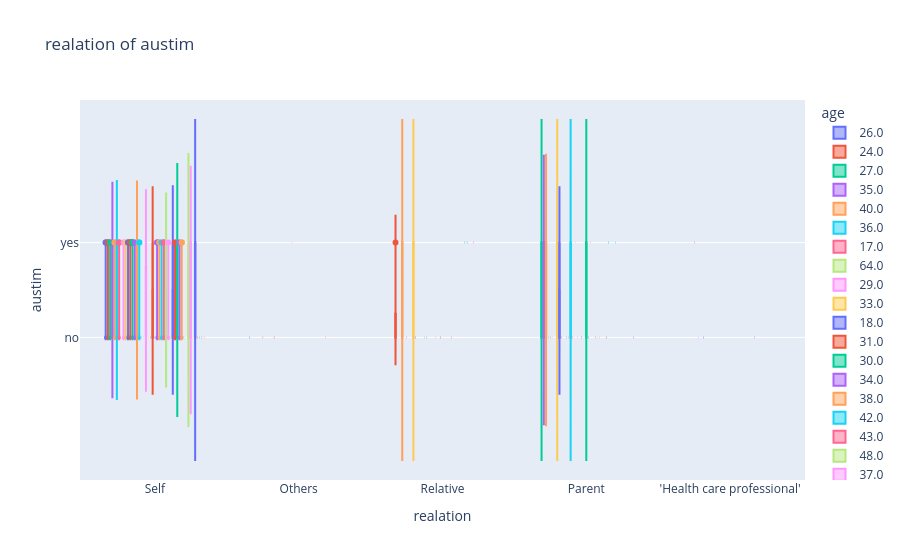

The notebook cell saved with this chart:
### Markdown cell above
united states and their age between 17 to 30

### Code cell
fig = px.violin(df, x='realation', y='austim',color="age",
                box=True, title='realation of austim')
fig.show()

### Figure 1 — Plotly figure (JSON) as saved in the notebook; plotly's stock layout.template omitted (floating-point values rounded to 4 significant figures)
{"data": [{"alignmentgroup": "True", "box": {"visible": true}, "hovertemplate": "age=26.0<br>realation=%{x}<br>austim=%{y}<extra></extra>", "legendgroup": "26.0", "marker": {"color": "#636efa"}, "name": "26.0", "offsetgroup": "26.0", "orientation": "v", "scalegroup": "True", "showlegend": true, "type": "violin", "x": ["Self", "Self", "Self", "Self", "Self", "Self", "Self", "Self", "Self", "Self", "Self", "Self", "Self", "Self", "Others", "Self", "Self", "Self", "Self", "Self", "Self", "Self", "Self", "Self", "Self", "Self", "Self", "Self"], "x0": " ", "xaxis": "x", "y": ["no", "no", "no", "no", "no", "no", "no", "no", "no", "no", "no", "no", "no", "no", "no", "no", "yes", "no", "no", "no", "no", "no", "yes", "no", "no", "no", "no", "no"], "y0": " ", "yaxis": "y"}, {"alignmentgroup": "True", "box": {"visible": true}, "hovertemplate": "age=24.0<br>realation=%{x}<br>austim=%{y}<extra></extra>", "legendgroup": "24.0", "marker": {"color": "#EF553B"}, "name": "24.0", "offsetgroup": "24.0", "orientation": "v", "scalegroup": "True", "showlegend": true, "type": "violin", "x": ["Self", "Self", "Relative", "Relative", "Self", "Self", "Self", "Self", "Self", "Self", "Self", "Self", "Self", "Self", "Self", "Self", "Self", "Self", "Self", "Self", "Self", "Self", "Relative", "Self", "Relative", "Relative", "Self", "Self", "Self", "Self", "Self", "Self", "Self", "Self"], "x0": " ", "xaxis": "x", "y": ["yes", "no", "no", "no", "no", "no", "no", "no", "no", "no", "no", "no", "no", "no", "no", "no", "no", "no", "no", "no", "yes", "no", "yes", "no", "no", "no", "yes", "no", "no", "no", "no", "no", "no", "no"], "y0": " ", "yaxis": "y"}, {"alignmentgroup": "True", "box": {"visible": true}, "hovertemplate": "age=27.0<br>realation=%{x}<br>austim=%{y}<extra></extra>", "legendgroup": "27.0", "marker": {"color": "#00cc96"}, "name": "27.0", "offsetgroup": "27.0", "orientation": "v", "scalegroup": "True", "showlegend": true, "type": "violin", "x": ["Parent", "Self", "Self", "Self", "Parent", "Self", "Self", "Self", "Self", "Self", "Self", "Self", "Self", "Self", "Self", "Self", "Self", "Self", "Self", "Self", "Self", "Self", "Self", "Self", "Self", "Self", "Self", "Self", "Self", "Self", "Self"], "x0": " ", "xaxis": "x", "y": ["yes", "no", "no", "no", "no", "no", "no", "no", "no", "no", "no", "no", "no", "no", "yes", "no", "no", "no", "no", "no", "no", "no", "no", "yes", "no", "no", "no", "no", "no", "no", "no"], "y0": " ", "yaxis": "y"}, {"alignmentgroup": "True", "box": {"visible": true}, "hovertemplate": "age=35.0<br>realation=%{x}<br>austim=%{y}<extra></extra>", "legendgroup": "35.0", "marker": {"color": "#ab63fa"}, "name": "35.0", "offsetgroup": "35.0", "orientation": "v", "scalegroup": "True", "showlegend": true, "type": "violin", "x": ["Self", "Self", "Self", "Parent", "Self", "Parent", "Self", "Self", "Self", "Self", "Parent", "Self", "Self", "Self", "Self", "Parent", "Self"], "x0": " ", "xaxis": "x", "y": ["yes", "yes", "yes", "no", "no", "yes", "yes", "no", "no", "yes", "yes", "no", "no", "no", "no", "no", "no"], "y0": " ", "yaxis": "y"}, {"alignmentgroup": "True", "box": {"visible": true}, "hovertemplate": "age=40.0<br>realation=%{x}<br>austim=%{y}<extra></extra>", "legendgroup": "40.0", "marker": {"color": "#FFA15A"}, "name": "40.0", "offsetgroup": "40.0", "orientation": "v", "scalegroup": "True", "showlegend": true, "type": "violin", "x": ["Self", "Self", "Parent", "Self", "Self", "Self", "Self", "Parent", "Self", "Self", "Self", "Parent", "Relative", "Relative", "Self", "Parent"], "x0": " ", "xaxis": "x", "y": ["no", "yes", "yes", "no", "no", "no", "no", "no", "no", "no", "no", "no", "no", "yes", "yes", "yes"], "y0": " ", "yaxis": "y"}, {"alignmentgroup": "True", "box": {"visible": true}, "hovertemplate": "age=36.0<br>realation=%{x}<br>austim=%{y}<extra></extra>", "legendgroup": "36.0", "marker": {"color": "#19d3f3"}, "name": "36.0", "offsetgroup": "36.0", "orientation": "v", "scalegroup": "True", "showlegend": true, "type": "violin", "x": ["Self", "Self", "Parent", "Self", "Self", "Self", "Self", "Self", "Parent", "Self", "Self", "Self", "Self"], "x0": " ", "xaxis": "x", "y": ["no", "yes", "no", "yes", "yes", "no", "no", "no", "no", "no", "yes", "no", "no"], "y0": " ", "yaxis": "y"}, {"alignmentgroup": "True", "box": {"visible": true}, "hovertemplate": "age=17.0<br>realation=%{x}<br>austim=%{y}<extra></extra>", "legendgroup": "17.0", "marker": {"color": "#FF6692"}, "name": "17.0", "offsetgroup": "17.0", "orientation": "v", "scalegroup": "True", "showlegend": true, "type": "violin", "x": ["Self", "'Health care professional'", "Self", "Self", "Self", "Self", "Self", "Self", "Relative", "Self", "Others", "Relative", "Self", "Relative", "Self", "Parent", "Self", "Self"], "x0": " ", "xaxis": "x", "y": ["no", "yes", "no", "no", "no", "no", "yes", "no", "no", "no", "no", "no", "no", "no", "no", "no", "yes", "no"], "y0": " ", "yaxis": "y"}, {"alignmentgroup": "True", "box": {"visible": true}, "hovertemplate": "age=64.0<br>realation=%{x}<br>austim=%{y}<extra></extra>", "legendgroup": "64.0", "marker": {"color": "#B6E880"}, "name": "64.0", "offsetgroup": "64.0", "orientation": "v", "scalegroup": "True", "showlegend": true, "type": "violin", "x": ["Parent"], "x0": " ", "xaxis": "x", "y": ["no"], "y0": " ", "yaxis": "y"}, {"alignmentgroup": "True", "box": {"visible": true}, "hovertemplate": "age=29.0<br>realation=%{x}<br>austim=%{y}<extra></extra>", "legendgroup": "29.0", "marker": {"color": "#FF97FF"}, "name": "29.0", "offsetgroup": "29.0", "orientation": "v", "scalegroup": "True", "showlegend": true, "type": "violin", "x": ["Self", "Self", "Self", "Self", "Self", "Self", "Self", "Self", "Self", "Self", "Self", "Self", "Self", "Self", "Self", "'Health care professional'", "Self", "Self", "Self", "Self", "Self", "Self", "Self", "Self", "Self", "Self", "Self"], "x0": " ", "xaxis": "x", "y": ["no", "no", "no", "no", "no", "no", "no", "no", "no", "no", "no", "no", "yes", "no", "no", "no", "no", "no", "no", "no", "no", "no", "no", "no", "no", "no", "no"], "y0": " ", "yaxis": "y"}, {"alignmentgroup": "True", "box": {"visible": true}, "hovertemplate": "age=33.0<br>realation=%{x}<br>austim=%{y}<extra></extra>", "legendgroup": "33.0", "marker": {"color": "#FECB52"}, "name": "33.0", "offsetgroup": "33.0", "orientation": "v", "scalegroup": "True", "showlegend": true, "type": "violin", "x": ["Relative", "Self", "Self", "Self", "Parent", "Self", "Self", "Relative", "Self", "Self", "Self", "Parent", "Self", "Self", "Self", "Self"], "x0": " ", "xaxis": "x", "y": ["no", "yes", "yes", "no", "yes", "no", "no", "yes", "no", "no", "no", "no", "no", "no", "no", "no"], "y0": " ", "yaxis": "y"}, {"alignmentgroup": "True", "box": {"visible": true}, "hovertemplate": "age=18.0<br>realation=%{x}<br>austim=%{y}<extra></extra>", "legendgroup": "18.0", "marker": {"color": "#636efa"}, "name": "18.0", "offsetgroup": "18.0", "orientation": "v", "scalegroup": "True", "showlegend": true, "type": "violin", "x": ["Parent", "Parent", "Self", "Self", "Self", "Self", "Self", "Self", "Self", "Self", "Relative", "Relative", "Relative", "Relative", "Self", "Self", "Self", "Self", "Self", "Relative", "Self", "Self", "Self", "Self", "Parent", "Self", "Self", "Parent", "'Health care professional'"], "x0": " ", "xaxis": "x", "y": ["no", "yes", "no", "no", "no", "no", "no", "no", "no", "yes", "no", "no", "no", "no", "no", "no", "no", "no", "yes", "no", "no", "no", "no", "no", "no", "no", "no", "no", "no"], "y0": " ", "yaxis": "y"}, {"alignmentgroup": "True", "box": {"visible": true}, "hovertemplate": "age=31.0<br>realation=%{x}<br>austim=%{y}<extra></extra>", "legendgroup": "31.0", "marker": {"color": "#EF553B"}, "name": "31.0", "offsetgroup": "31.0", "orientation": "v", "scalegroup": "True", "showlegend": true, "type": "violin", "x": ["Self", "Self", "Parent", "Self", "Self", "Self", "Others", "Self", "Self", "Self", "Self", "Self", "Self", "Self", "Self", "Self", "Self", "Self", "Self", "Self", "Self"], "x0": " ", "xaxis": "x", "y": ["no", "no", "no", "yes", "no", "no", "no", "yes", "no", "yes", "no", "no", "no", "no", "no", "no", "no", "no", "no", "no", "yes"], "y0": " ", "yaxis": "y"}, {"alignmentgroup": "True", "box": {"visible": true}, "hovertemplate": "age=30.0<br>realation=%{x}<br>austim=%{y}<extra></extra>", "legendgroup": "30.0", "marker": {"color": "#00cc96"}, "name": "30.0", "offsetgroup": "30.0", "orientation": "v", "scalegroup": "True", "showlegend": true, "type": "violin", "x": ["Self", "Self", "Self", "Self", "Self", "Self", "Self", "Self", "Self", "Self", "Self", "Self", "Self", "Self", "Self", "Self", "Self", "Self", "Self", "Self", "Self", "Self", "Self", "Self", "Self", "Self", "Self", "Self", "Self", "Self"], "x0": " ", "xaxis": "x", "y": ["no", "no", "no", "no", "yes", "no", "no", "no", "yes", "no", "no", "no", "no", "no", "no", "no", "no", "no", "no", "no", "yes", "yes", "no", "no", "no", "no", "yes", "no", "no", "yes"], "y0": " ", "yaxis": "y"}, {"alignmentgroup": "True", "box": {"visible": true}, "hovertemplate": "age=34.0<br>realation=%{x}<br>austim=%{y}<extra></extra>", "legendgroup": "34.0", "marker": {"color": "#ab63fa"}, "name": "34.0", "offsetgroup": "34.0", "orientation": "v", "scalegroup": "True", "showlegend": true, "type": "violin", "x": ["Self", "Self", "Self", "Self", "Self", "Self", "Self", "Self", "Self", "Self", "Self", "Parent"], "x0": " ", "xaxis": "x", "y": ["no", "no", "yes", "no", "no", "no", "no", "no", "no", "no", "no", "no"], "y0": " ", "yaxis": "y"}, {"alignmentgroup": "True", "box": {"visible": true}, "hovertemplate": "age=38.0<br>realation=%{x}<br>austim=%{y}<extra></extra>", "legendgroup": "38.0", "marker": {"color": "#FFA15A"}, "name": "38.0", "offsetgroup": "38.0", "orientation": "v", "scalegroup": "True", "showlegend": true, "type": "violin", "x": ["Self", "Parent", "Self", "Self", "Self", "Self", "Self", "Relative", "Self", "Self", "Self", "Self"], "x0": " ", "xaxis": "x", "y": ["no", "no", "yes", "no", "no", "no", "no", "no", "no", "yes", "no", "yes"], "y0": " ", "yaxis": "y"}, {"alignmentgroup": "True", "box": {"visible": true}, "hovertemplate": "age=42.0<br>realation=%{x}<br>austim=%{y}<extra></extra>", "legendgroup": "42.0", "marker": {"color": "#19d3f3"}, "name": "42.0", "offsetgroup": "42.0", "orientation": "v", "scalegroup": "True", "showlegend": true, "type": "violin", "x": ["Relative", "Self", "Self", "Self", "Self", "Self", "Parent", "Parent", "Self", "Self", "Self", "Self", "Self", "Self", "Self"], "x0": " ", "xaxis": "x", "y": ["no", "no", "no", "yes", "no", "no", "no", "yes", "no", "no", "no", "no", "no", "yes", "no"], "y0": " ", "yaxis": "y"}, {"alignmentgroup": "True", "box": {"visible": true}, "hovertemplate": "age=43.0<br>realation=%{x}<br>austim=%{y}<extra></extra>", "legendgroup": "43.0", "marker": {"color": "#FF6692"}, "name": "43.0", "offsetgroup": "43.0", "orientation": "v", "scalegroup": "True", "showlegend": true, "type": "violin", "x": ["Self", "Self", "Self", "Self", "Self", "Parent", "Self", "Self", "Self", "Self", "Self"], "x0": " ", "xaxis": "x", "y": ["no", "no", "no", "no", "no", "no", "no", "no", "no", "no", "no"], "y0": " ", "yaxis": "y"}, {"alignmentgroup": "True", "box": {"visible": true}, "hovertemplate": "age=48.0<br>realation=%{x}<br>austim=%{y}<extra></extra>", "legendgroup": "48.0", "marker": {"color": "#B6E880"}, "name": "48.0", "offsetgroup": "48.0", "orientation": "v", "scalegroup": "True", "showlegend": true, "type": "violin", "x": ["Self", "Self", "Parent", "Self"], "x0": " ", "xaxis": "x", "y": ["no", "no", "yes", "no"], "y0": " ", "yaxis": "y"}, {"alignmentgroup": "True", "box": {"visible": true}, "hovertemplate": "age=37.0<br>realation=%{x}<br>austim=%{y}<extra></extra>", "legendgroup": "37.0", "marker": {"color": "#FF97FF"}, "name": "37.0", "offsetgroup": "37.0", "orientation": "v", "scalegroup": "True", "showlegend": true, "type": "violin", "x": ["Self", "Self", "Self", "Self", "Self", "Self", "Self", "Self", "Self", "Self", "Self", "Self", "Parent", "Self", "Self", "Self", "Parent"], "x0": " ", "xaxis": "x", "y": ["yes", "yes", "no", "no", "no", "no", "no", "yes", "no", "no", "no", "no", "no", "no", "no", "yes", "no"], "y0": " ", "yaxis": "y"}, {"alignmentgroup": "True", "box": {"visible": true}, "hovertemplate": "age=55.0<br>realation=%{x}<br>austim=%{y}<extra></extra>", "legendgroup": "55.0", "marker": {"color": "#FECB52"}, "name": "55.0", "offsetgroup": "55.0", "orientation": "v", "scalegroup": "True", "showlegend": true, "type": "violin", "x": ["Self", "Self", "Relative", "Self", "Others", "Self"], "x0": " ", "xaxis": "x", "y": ["no", "no", "no", "no", "yes", "no"], "y0": " ", "yaxis": "y"}, {"alignmentgroup": "True", "box": {"visible": true}, "hovertemplate": "age=50.0<br>realation=%{x}<br>austim=%{y}<extra></extra>", "legendgroup": "50.0", "marker": {"color": "#636efa"}, "name": "50.0", "offsetgroup": "50.0", "orientation": "v", "scalegroup": "True", "showlegend": true, "type": "violin", "x": ["Self", "Self", "Self", "Self", "Parent"], "x0": " ", "xaxis": "x", "y": ["no", "no", "no", "no", "no"], "y0": " ", "yaxis": "y"}, {"alignmentgroup": "True", "box": {"visible": true}, "hovertemplate": "age=53.0<br>realation=%{x}<br>austim=%{y}<extra></extra>", "legendgroup": "53.0", "marker": {"color": "#EF553B"}, "name": "53.0", "offsetgroup": "53.0", "orientation": "v", "scalegroup": "True", "showlegend": true, "type": "violin", "x": ["Self", "Relative", "Self", "Self", "Self", "Relative"], "x0": " ", "xaxis": "x", "y": ["no", "no", "yes", "no", "no", "no"], "y0": " ", "yaxis": "y"}, {"alignmentgroup": "True", "box": {"visible": true}, "hovertemplate": "age=20.0<br>realation=%{x}<br>austim=%{y}<extra></extra>", "legendgroup": "20.0", "marker": {"color": "#00cc96"}, "name": "20.0", "offsetgroup": "20.0", "orientation": "v", "scalegroup": "True", "showlegend": true, "type": "violin", "x": ["Self", "Self", "Self", "Self", "Self", "Self", "Self", "Self", "Parent", "Self", "Self", "Self", "Self", "Self", "Self", "Self", "Self", "Self", "Self", "Self", "Parent", "Self", "Self", "Self", "Self", "Self", "Self", "Self", "Self", "Self", "Self", "Self", "Self", "Self", "Self", "Self", "Self", "Self", "Self", "Self", "Self", "Self", "Self", "Self", "Self", "Self"], "x0": " ", "xaxis": "x", "y": ["no", "no", "no", "no", "no", "no", "no", "no", "yes", "no", "no", "no", "no", "no", "no", "no", "no", "no", "no", "no", "no", "no", "no", "no", "no", "no", "no", "no", "no", "no", "no", "no", "no", "no", "no", "no", "no", "no", "no", "no", "no", "no", "no", "no", "no", "no"], "y0": " ", "yaxis": "y"}, {"alignmentgroup": "True", "box": {"visible": true}, "hovertemplate": "age=28.0<br>realation=%{x}<br>austim=%{y}<extra></extra>", "legendgroup": "28.0", "marker": {"color": "#ab63fa"}, "name": "28.0", "offsetgroup": "28.0", "orientation": "v", "scalegroup": "True", "showlegend": true, "type": "violin", "x": ["Self", "Self", "Self", "Self", "Parent", "Self", "Self", "Self", "Self", "Self", "Self", "Self", "Self", "Self", "Self", "Self", "Self", "Self", "Parent", "Self", "Self", "Self", "Self", "Parent"], "x0": " ", "xaxis": "x", "y": ["no", "no", "no", "yes", "no", "no", "no", "no", "no", "no", "no", "no", "yes", "no", "no", "no", "no", "no", "no", "no", "no", "no", "no", "no"], "y0": " ", "yaxis": "y"}, {"alignmentgroup": "True", "box": {"visible": true}, "hovertemplate": "age=21.0<br>realation=%{x}<br>austim=%{y}<extra></extra>", "legendgroup": "21.0", "marker": {"color": "#FFA15A"}, "name": "21.0", "offsetgroup": "21.0", "orientation": "v", "scalegroup": "True", "showlegend": true, "type": "violin", "x": ["Self", "Self", "Self", "Self", "Self", "Self", "Self", "Self", "Self", "Self", "Self", "Self", "Self", "Self", "Self", "Self", "Self", "Self", "Self", "Self", "Self", "Self", "Self", "Self", "Self", "Self", "Self", "Self", "Self", "Self", "Self", "Self", "Self", "Self", "Self", "Self", "Self", "Self", "Self", "Self", "Parent", "Self", "Self", "Self", "Self", "Self", "Self", "Self", "Self"], "x0": " ", "xaxis": "x", "y": ["no", "yes", "no", "no", "no", "no", "no", "no", "no", "no", "no", "no", "no", "no", "no", "no", "no", "no", "no", "no", "no", "no", "no", "no", "no", "no", "no", "no", "no", "no", "no", "no", "no", "no", "no", "no", "no", "no", "yes", "no", "yes", "no", "no", "no", "no", "no", "no", "no", "no"], "y0": " ", "yaxis": "y"}, {"alignmentgroup": "True", "box": {"visible": true}, "hovertemplate": "age=47.0<br>realation=%{x}<br>austim=%{y}<extra></extra>", "legendgroup": "47.0", "marker": {"color": "#19d3f3"}, "name": "47.0", "offsetgroup": "47.0", "orientation": "v", "scalegroup": "True", "showlegend": true, "type": "violin", "x": ["Self", "Self", "Self", "Self", "Self", "Self", "Self"], "x0": " ", "xaxis": "x", "y": ["no", "no", "no", "yes", "no", "no", "no"], "y0": " ", "yaxis": "y"}, {"alignmentgroup": "True", "box": {"visible": true}, "hovertemplate": "age=32.0<br>realation=%{x}<br>austim=%{y}<extra></extra>", "legendgroup": "32.0", "marker": {"color": "#FF6692"}, "name": "32.0", "offsetgroup": "32.0", "orientation": "v", "scalegroup": "True", "showlegend": true, "type": "violin", "x": ["Self", "Self", "Self", "Self", "Self", "Self", "Self", "Parent", "Self", "Self", "Parent", "Parent", "Self", "Relative", "Self", "Self", "Self", "Self"], "x0": " ", "xaxis": "x", "y": ["yes", "yes", "no", "no", "no", "no", "yes", "no", "no", "no", "no", "no", "no", "no", "no", "no", "no", "no"], "y0": " ", "yaxis": "y"}, {"alignmentgroup": "True", "box": {"visible": true}, "hovertemplate": "age=44.0<br>realation=%{x}<br>austim=%{y}<extra></extra>", "legendgroup": "44.0", "marker": {"color": "#B6E880"}, "name": "44.0", "offsetgroup": "44.0", "orientation": "v", "scalegroup": "True", "showlegend": true, "type": "violin", "x": ["Self", "Self", "Self", "Parent", "Self", "Self", "Self", "Self", "Self"], "x0": " ", "xaxis": "x", "y": ["no", "no", "no", "no", "no", "yes", "no", "no", "yes"], "y0": " ", "yaxis": "y"}, {"alignmentgroup": "True", "box": {"visible": true}, "hovertemplate": "age=19.0<br>realation=%{x}<br>austim=%{y}<extra></extra>", "legendgroup": "19.0", "marker": {"color": "#FF97FF"}, "name": "19.0", "offsetgroup": "19.0", "orientation": "v", "scalegroup": "True", "showlegend": true, "type": "violin", "x": ["Parent", "Self", "Parent", "Parent", "Self", "Parent", "Self", "Self", "Self", "Self", "Self", "Self", "Self", "Self", "Self", "Self", "Self", "Self", "Self", "Self", "Self", "Self", "Self", "Self", "Self", "Self", "Self", "Self", "Self", "Self", "Self", "Self", "Self", "Parent", "Self"], "x0": " ", "xaxis": "x", "y": ["no", "yes", "no", "no", "no", "no", "no", "no", "no", "no", "no", "no", "no", "no", "no", "no", "no", "no", "no", "no", "no", "no", "no", "no", "no", "no", "no", "no", "no", "no", "no", "no", "no", "no", "no"], "y0": " ", "yaxis": "y"}, {"alignmentgroup": "True", "box": {"visible": true}, "hovertemplate": "age=58.0<br>realation=%{x}<br>austim=%{y}<extra></extra>", "legendgroup": "58.0", "marker": {"color": "#FECB52"}, "name": "58.0", "offsetgroup": "58.0", "orientation": "v", "scalegroup": "True", "showlegend": true, "type": "violin", "x": ["Self", "Self"], "x0": " ", "xaxis": "x", "y": ["no", "no"], "y0": " ", "yaxis": "y"}, {"alignmentgroup": "True", "box": {"visible": true}, "hovertemplate": "age=45.0<br>realation=%{x}<br>austim=%{y}<extra></extra>", "legendgroup": "45.0", "marker": {"color": "#636efa"}, "name": "45.0", "offsetgroup": "45.0", "orientation": "v", "scalegroup": "True", "showlegend": true, "type": "violin", "x": ["Self", "Self", "Self", "Self"], "x0": " ", "xaxis": "x", "y": ["no", "yes", "no", "no"], "y0": " ", "yaxis": "y"}, {"alignmentgroup": "True", "box": {"visible": true}, "hovertemplate": "age=22.0<br>realation=%{x}<br>austim=%{y}<extra></extra>", "legendgroup": "22.0", "marker": {"color": "#EF553B"}, "name": "22.0", "offsetgroup": "22.0", "orientation": "v", "scalegroup": "True", "showlegend": true, "type": "violin", "x": ["Self", "Self", "Self", "Self", "Self", "Self", "Self", "Self", "Self", "Self", "Self", "Self", "Self", "Self", "Self", "Parent", "Self", "Self", "Self", "Self", "Self", "Self", "Self", "Self", "Self", "Self", "Self", "Self", "Self", "Self", "Self", "Self", "Self", "Self", "Self", "Self", "Self"], "x0": " ", "xaxis": "x", "y": ["no", "no", "no", "no", "no", "no", "no", "no", "no", "no", "no", "yes", "no", "no", "no", "no", "no", "no", "no", "no", "no", "no", "no", "no", "no", "no", "no", "no", "no", "no", "no", "no", "no", "no", "no", "no", "no"], "y0": " ", "yaxis": "y"}, {"alignmentgroup": "True", "box": {"visible": true}, "hovertemplate": "age=39.0<br>realation=%{x}<br>austim=%{y}<extra></extra>", "legendgroup": "39.0", "marker": {"color": "#00cc96"}, "name": "39.0", "offsetgroup": "39.0", "orientation": "v", "scalegroup": "True", "showlegend": true, "type": "violin", "x": ["Self", "Relative", "Self", "Self", "Parent", "Self", "Self"], "x0": " ", "xaxis": "x", "y": ["no", "yes", "no", "yes", "yes", "yes", "no"], "y0": " ", "yaxis": "y"}, {"alignmentgroup": "True", "box": {"visible": true}, "hovertemplate": "age=25.0<br>realation=%{x}<br>austim=%{y}<extra></extra>", "legendgroup": "25.0", "marker": {"color": "#ab63fa"}, "name": "25.0", "offsetgroup": "25.0", "orientation": "v", "scalegroup": "True", "showlegend": true, "type": "violin", "x": ["Self", "Self", "Self", "Self", "Self", "Self", "Self", "Self", "Self", "Self", "Self", "Self", "Self", "Relative", "'Health care professional'", "Self", "Self", "Self", "Self", "Self", "Self", "Self", "Self", "Self", "Self", "Self"], "x0": " ", "xaxis": "x", "y": ["no", "yes", "no", "no", "no", "no", "no", "no", "no", "no", "no", "no", "no", "yes", "no", "no", "no", "no", "no", "no", "no", "no", "no", "no", "no", "no"], "y0": " ", "yaxis": "y"}, {"alignmentgroup": "True", "box": {"visible": true}, "hovertemplate": "age=23.0<br>realation=%{x}<br>austim=%{y}<extra></extra>", "legendgroup": "23.0", "marker": {"color": "#FFA15A"}, "name": "23.0", "offsetgroup": "23.0", "orientation": "v", "scalegroup": "True", "showlegend": true, "type": "violin", "x": ["Self", "Self", "Self", "Self", "Self", "Self", "Self", "Self", "Self", "Self", "Self", "Self", "Self", "Self", "Self", "Self", "Self", "Self", "Self", "Self", "Self", "Self", "Others", "Self", "Self", "Self", "Self", "Self", "Self", "Self", "Self", "Self", "Self", "Self", "Self", "Self", "Self"], "x0": " ", "xaxis": "x", "y": ["no", "no", "no", "no", "no", "no", "no", "no", "no", "no", "no", "no", "no", "no", "no", "no", "yes", "no", "no", "no", "no", "no", "no", "no", "no", "no", "no", "no", "no", "yes", "no", "no", "no", "no", "no", "no", "no"], "y0": " ", "yaxis": "y"}, {"alignmentgroup": "True", "box": {"visible": true}, "hovertemplate": "age=54.0<br>realation=%{x}<br>austim=%{y}<extra></extra>", "legendgroup": "54.0", "marker": {"color": "#19d3f3"}, "name": "54.0", "offsetgroup": "54.0", "orientation": "v", "scalegroup": "True", "showlegend": true, "type": "violin", "x": ["Self", "Parent"], "x0": " ", "xaxis": "x", "y": ["no", "yes"], "y0": " ", "yaxis": "y"}, {"alignmentgroup": "True", "box": {"visible": true}, "hovertemplate": "age=60.0<br>realation=%{x}<br>austim=%{y}<extra></extra>", "legendgroup": "60.0", "marker": {"color": "#FF6692"}, "name": "60.0", "offsetgroup": "60.0", "orientation": "v", "scalegroup": "True", "showlegend": true, "type": "violin", "x": ["Relative"], "x0": " ", "xaxis": "x", "y": ["yes"], "y0": " ", "yaxis": "y"}, {"alignmentgroup": "True", "box": {"visible": true}, "hovertemplate": "age=41.0<br>realation=%{x}<br>austim=%{y}<extra></extra>", "legendgroup": "41.0", "marker": {"color": "#B6E880"}, "name": "41.0", "offsetgroup": "41.0", "orientation": "v", "scalegroup": "True", "showlegend": true, "type": "violin", "x": ["Self", "Self", "Self"], "x0": " ", "xaxis": "x", "y": ["no", "yes", "no"], "y0": " ", "yaxis": "y"}, {"alignmentgroup": "True", "box": {"visible": true}, "hovertemplate": "age=46.0<br>realation=%{x}<br>austim=%{y}<extra></extra>", "legendgroup": "46.0", "marker": {"color": "#FF97FF"}, "name": "46.0", "offsetgroup": "46.0", "orientation": "v", "scalegroup": "True", "showlegend": true, "type": "violin", "x": ["Self", "Self", "Self", "Self", "Self", "Self"], "x0": " ", "xaxis": "x", "y": ["no", "no", "yes", "yes", "yes", "no"], "y0": " ", "yaxis": "y"}, {"alignmentgroup": "True", "box": {"visible": true}, "hovertemplate": "age=56.0<br>realation=%{x}<br>austim=%{y}<extra></extra>", "legendgroup": "56.0", "marker": {"color": "#FECB52"}, "name": "56.0", "offsetgroup": "56.0", "orientation": "v", "scalegroup": "True", "showlegend": true, "type": "violin", "x": ["Self", "Self"], "x0": " ", "xaxis": "x", "y": ["no", "no"], "y0": " ", "yaxis": "y"}, {"alignmentgroup": "True", "box": {"visible": true}, "hovertemplate": "age=61.0<br>realation=%{x}<br>austim=%{y}<extra></extra>", "legendgroup": "61.0", "marker": {"color": "#636efa"}, "name": "61.0", "offsetgroup": "61.0", "orientation": "v", "scalegroup": "True", "showlegend": true, "type": "violin", "x": ["Self", "Self"], "x0": " ", "xaxis": "x", "y": ["yes", "no"], "y0": " ", "yaxis": "y"}, {"alignmentgroup": "True", "box": {"visible": true}, "hovertemplate": "age=59.0<br>realation=%{x}<br>austim=%{y}<extra></extra>", "legendgroup": "59.0", "marker": {"color": "#EF553B"}, "name": "59.0", "offsetgroup": "59.0", "orientation": "v", "scalegroup": "True", "showlegend": true, "type": "violin", "x": ["Self"], "x0": " ", "xaxis": "x", "y": ["no"], "y0": " ", "yaxis": "y"}, {"alignmentgroup": "True", "box": {"visible": true}, "hovertemplate": "age=52.0<br>realation=%{x}<br>austim=%{y}<extra></extra>", "legendgroup": "52.0", "marker": {"color": "#00cc96"}, "name": "52.0", "offsetgroup": "52.0", "orientation": "v", "scalegroup": "True", "showlegend": true, "type": "violin", "x": ["Self", "Self", "Self", "Self", "Self"], "x0": " ", "xaxis": "x", "y": ["no", "no", "no", "no", "no"], "y0": " ", "yaxis": "y"}, {"alignmentgroup": "True", "box": {"visible": true}, "hovertemplate": "age=49.0<br>realation=%{x}<br>austim=%{y}<extra></extra>", "legendgroup": "49.0", "marker": {"color": "#ab63fa"}, "name": "49.0", "offsetgroup": "49.0", "orientation": "v", "scalegroup": "True", "showlegend": true, "type": "violin", "x": ["Parent", "Parent", "Self"], "x0": " ", "xaxis": "x", "y": ["no", "no", "no"], "y0": " ", "yaxis": "y"}, {"alignmentgroup": "True", "box": {"visible": true}, "hovertemplate": "age=51.0<br>realation=%{x}<br>austim=%{y}<extra></extra>", "legendgroup": "51.0", "marker": {"color": "#FFA15A"}, "name": "51.0", "offsetgroup": "51.0", "orientation": "v", "scalegroup": "True", "showlegend": true, "type": "violin", "x": ["Self"], "x0": " ", "xaxis": "x", "y": ["no"], "y0": " ", "yaxis": "y"}], "layout": {"legend": {"title": {"text": "age"}, "tracegroupgap": 0}, "title": {"text": "realation of austim"}, "violinmode": "group", "xaxis": {"anchor": "y", "domain": [0, 1], "title": {"text": "realation"}}, "yaxis": {"anchor": "x", "domain": [0, 1], "title": {"text": "austim"}}}}
